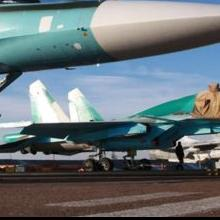
#> input picture 05_local_features/homework/puzzle/su_fighter_shuffle/0.jpg, 220 x 220 px; its folder holds only this picture in this run
$ jupyter execute --allow-errors Patratskii_Maxim_homework_05.ipynb
#> lines starting #> are read from the running program, lines starting #| are printed output that depends on the picture
# Homework 5

# Задача №1 - Можете ли вы отличить сорняки от рассады?

Теперь приступим к задаче классификации на картинках. Реализуйте программу, которая определяет тип рассады на изображении.

Для того, чтобы определить характерные особенности каждого типа рассады, у вас есть train. Train это папка, в которой картинки уже классифицированы и лежат в соответствующих папках. Исходя из этой информации можете найти признаки, присущие конкретному растению.

Проверка вашего решения будет на происходить на test. В папке test уже нет метки класса для каждой картинки.

[Ссылка на Яндекс-диск](https://yadi.sk/d/0Zzp0klXT0iRmA), все картинки тут.

Примеры изображений для теста:
<table><tr>
    <td>  </td>
    <td>  </td>
    <td>  </td>
</tr></table>

[cell 1]
import cv2
import os
from tqdm.notebook import tqdm
import numpy as np
import matplotlib.pyplot as plt

from sklearn.metrics import accuracy_score
from sklearn.svm import SVC
from sklearn.ensemble import RandomForestClassifier

from typing import List, Any, Tuple, Union

[cell 2]
# [9 lines left out: function preproc, not called in this run]

[cell 3]
class Descriptor:
    """
    Class with SIFT descriptor calculator
    """
    def __init__(self, hyp_params=None):
        if hyp_params is None:
            hyp_params = dict(
                nfeatures = 150,
                nOctaveLayers = 8,
                contrastThreshold = 0.01,
                edgeThreshold = 10,
                sigma = 4
            )
        self.detector = cv2.SIFT_create(**hyp_params)

    def get_desc(self, img: cv2.Mat) -> Any:
        key_points, desc = self.detector.detectAndCompute(img, None)
        return key_points, desc

[cell 4]
def get_data(data: List, descer: Descriptor) -> Tuple[List, List]:
    X = []
    y = []
    my_descer = Descriptor()
    for img, cls in tqdm(data):
        desc = np.mean(my_descer.get_desc(img)[1], axis=0)
        X += [desc]
        y += [cls]
    return X, y

[cell 5]
test_target =  [
    0, 0, 1, 1, 0, 0, 2, 3, 1, 0, 1, 1, 0, 3, 2, 3, 2, 3, 0, 3, \
    2, 2, 3, 1, 3, 2, 2, 1, 3, 3, 0, 2, 0, 0, 1, 2, 3, 2, 1, 1
] # Hand marked targets to measure score of model

[cell 6]
plants_img = {
    "test": [],
    "train": []
}

#> (the rest of this cell did not finish here and is left out)

[cell 7]
my_descer = Descriptor()
#> (the rest of this cell did not finish here and is left out)

[cell 8]
model_type = "svm"

if model_type == "svm":
    model = SVC()
elif model_type == "tree":
    model = RandomForestClassifier()
else:
    raise ValueError("Incorrect model type")

#> (the rest of this cell did not finish here and is left out)

# Задача №2 - Собери пазл (2.0).

Даны кусочки изображения, ваша задача склеить пазл в исходную картинку.

Условия:
* Дано исходное изображение для проверки, использовать собранное изображение в самом алгоритме нельзя;
* Картинки имеют друг с другом пересечение;
* После разрезки кусочки пазлов не были повернуты или отражены;
* НЕЛЬЗЯ выбрать опорную картинку для сбора пазла, как это было в homework 3
* В процессе проверки решения пазлы могут быть перемешаны, т.е. порядок пазлов в проверке может отличаться от исходного

Изображения расположены по [ссылке](https://disk.yandex.ru/d/XtpawH1sV9UDlg).

Примеры изображений:

<table><tr>
    <td>  </td>
    <td>  </td>
    <td>  </td>
    <td>  </td>
</tr></table>

## Vizualize puzzles

[cell 9]
def show_parts(img_parts: List) -> None:
    """
    Showing images in given list
    """
    if len(img_parts) == 0:
        return
    elif len(img_parts) == 1:
        plt.imshow(img_parts[0])
        return


    n_cols = int(len(img_parts)**0.5) + 1
    n_rows = len(img_parts) // n_cols + 1
    _, ax = plt.subplots(ncols=n_cols, nrows=n_rows, figsize=(10, 10))

    for i in range(len(img_parts)):
        ax[i // n_cols][i % n_cols].imshow(img_parts[i])
        ax[i // n_cols][i % n_cols].set_axis_off()

    # Turn of the axis on the rest of the subplots
    for i in range(len(img_parts), n_cols*n_rows):
        ax[i // n_cols][i % n_cols].set_axis_off()

    plt.show()

[cell 10]
plane_parts = []
for img_name in os.listdir("puzzle/su_fighter_shuffle/"):
    img = cv2.imread("puzzle/su_fighter_shuffle/"+img_name)
#> img is the input picture: shape (220, 220, 3); mean B, G, R 119.1, 115, 104.9
    img = cv2.cvtColor(img, cv2.COLOR_BGR2RGB)
    plane_parts += [img]

[cell 11]
chine_parts = []
#> (the rest of this cell did not finish here and is left out)

[cell 12]
home_parts = []
#> (the rest of this cell did not finish here and is left out)

[cell 13]
show_parts(plane_parts)

[cell 14]
show_parts(chine_parts)

[cell 15]
show_parts(home_parts)

## Let's start combining those pieces together

[cell 16]
def puzzle_preproc(img: cv2.Mat, prep_type: str = "GRAY") -> cv2.Mat:
    """
    Preprocessing of image
    """
#> called with prep_type = 'GRAY'
    new_img = img.copy()
    if prep_type == "GRAY":
        new_img = cv2.cvtColor(new_img, cv2.COLOR_RGB2GRAY)
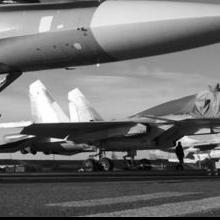
#> new_img: shape (220, 220); min 0, max 255, mean 112.5
    return new_img

[cell 17]
class Matcher:
    def __init__(self, matcher_type: str = "BF", ratio_thresh:float = 0.7):
        """ Saving matchers """
        FLANN_INDEX_KDTREE = 2
        index_params = dict(algorithm=FLANN_INDEX_KDTREE, trees=5)
        search_params = dict(checks=100)

        self.matcher_type=matcher_type

        if self.matcher_type == "FLANN":
            self.matcher = cv2.FlannBasedMatcher(index_params, search_params)
        elif self.matcher_type == "BF":
            self.matcher = cv2.BFMatcher(cv2.NORM_L1, crossCheck=False)
        else:
            raise ValueError("incorrect mathcer type")


        self.ratio_thresh = ratio_thresh

    # [31 lines left out: functions get_good_matches, get_good_points, not called in this run]

[cell 18]
class Sticher:
    def __init__(
        self,
        max_iter:Union[int, None] = None,
        prep_type:str = "GRAY",
        ratio_thresh: float = 0.6,
        point_count:int = 1,
        hyp_params: Union[dict, None] = None
    ):
        self.matcher = Matcher(matcher_type="BF", ratio_thresh=ratio_thresh)
        self.descer = Descriptor(hyp_params)

        self.max_iter = max_iter
        self.point_count = point_count
        self.prep_type = prep_type

    # [48 lines left out: function stich2picies, not called in this run]

    def stich_pieces(self, pieces: List) -> Tuple[cv2.Mat, List, List]:
        """
        Solving a given puzzle
        """
        base_img = puzzle_preproc(pieces[0], prep_type=self.prep_type)
        pieces = np.delete(pieces, 0, axis=0)
#> pieces = empty array

        curr_iter = 0
        history = [base_img]

        if self.max_iter is None:
            self.max_iter = len(pieces)
#> self.max_iter = 0

        with tqdm(total=max(self.max_iter, len(pieces))) as pbar:
            while len(pieces) != 0 and curr_iter < self.max_iter:
                kp_base, desc_base = self.descer.get_desc(base_img)
                kp_part, desc_part = None, None
                choosen_idx = None
                part_img = None
                good_matches = []

                for tmp_idx in range(len(pieces)):
                    tmp_img = puzzle_preproc(pieces[tmp_idx], prep_type=self.prep_type)
                    kp_part, desc_part = self.descer.get_desc(tmp_img)
                    good_matches = self.matcher.get_good_matches(desc_base, desc_part)

                    if len(good_matches) >= self.point_count:
                        choosen_idx = tmp_idx
                        part_img = tmp_img
                        break

                # print("MATCHES_LEN", len(good_matches))
                if part_img is None:
                    curr_iter += 1
                    pbar.update(1)
                    continue

                good_points = self.matcher.get_good_points(
                    kp_base, kp_part, good_matches
                )

                x1, y1, x2, y2 = good_points[0]

                base_img = self.stich2picies(
                    base_img, np.array([y1, x1], dtype=np.int16),
                    part_img, np.array([y2, x2], dtype=np.int16)
                )
                history += [base_img]
                pieces = np.delete(pieces, choosen_idx, axis=0)

                curr_iter += 1
                pbar.update(1)

        return base_img, history, pieces

[cell 19]
hyp_params = dict(
    nfeatures = 250,
    nOctaveLayers = 3,
    contrastThreshold = 0.01,
    edgeThreshold = 5,
    sigma = 4
)

ratio_thresh = 0.3
point_count = 1

sticher = Sticher(
    ratio_thresh=ratio_thresh,
    point_count=point_count,
    hyp_params=hyp_params
)
#> (the rest of this cell did not finish here and is left out)

[cell 20]
hyp_params = dict(
    nfeatures = 450,
    nOctaveLayers = 25,
    contrastThreshold = 0.01,
    edgeThreshold = 10,
    sigma = 3.9
)

ratio_thresh = 0.3
point_count = 1

sticher = Sticher(
    ratio_thresh=ratio_thresh,
    point_count=point_count,
    hyp_params=hyp_params
)
#> (the rest of this cell did not finish here and is left out)

[cell 21]
hyp_params = dict(
    nfeatures = 550,
    nOctaveLayers = 65,
    contrastThreshold = 0.001,
    edgeThreshold = 20,
    sigma = 3
)

ratio_thresh = 0.5
point_count = 2

sticher = Sticher(
    # max_iter=30,
    prep_type="",
    ratio_thresh=ratio_thresh,
    point_count=point_count,
    hyp_params=hyp_params
)

$ run again, on 05_local_features/homework/puzzle/su_fighter_shuffle/1.jpg
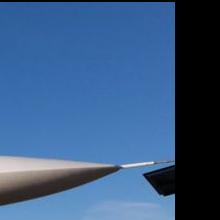
#> input picture 05_local_features/homework/puzzle/su_fighter_shuffle/1.jpg, 220 x 220 px
#> img is the input picture: shape (220, 220, 3); mean B, G, R 131.5, 90.3, 57
#> in puzzle_preproc, `new_img = cv2.cvtColor(new_img, cv2.COLOR_RGB2GRAY)`:
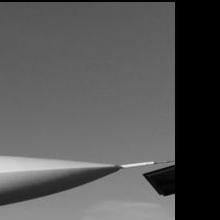
#> new_img: shape (220, 220); min 0, max 245, mean 85
#> pieces = empty array
#> self.max_iter = 0

$ run again, on 05_local_features/homework/puzzle/su_fighter_shuffle/2.jpg
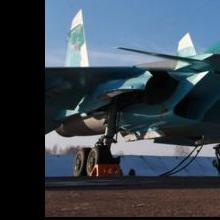
#> input picture 05_local_features/homework/puzzle/su_fighter_shuffle/2.jpg, 220 x 220 px
#> img is the input picture: shape (220, 220, 3); mean B, G, R 79.6, 69.1, 58.5
#> in puzzle_preproc, `new_img = cv2.cvtColor(new_img, cv2.COLOR_RGB2GRAY)`:
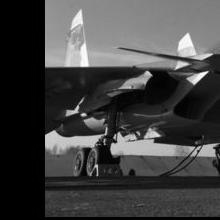
#> new_img: shape (220, 220); min 0, max 255, mean 67.2
#> pieces = empty array
#> self.max_iter = 0

$ run again, on 05_local_features/homework/puzzle/su_fighter_shuffle/3.jpg
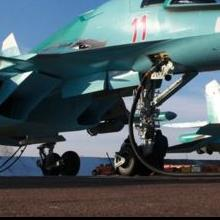
#> input picture 05_local_features/homework/puzzle/su_fighter_shuffle/3.jpg, 220 x 220 px
#> img is the input picture: shape (220, 220, 3); mean B, G, R 99.1, 93.7, 79.1
#> in puzzle_preproc, `new_img = cv2.cvtColor(new_img, cv2.COLOR_RGB2GRAY)`:
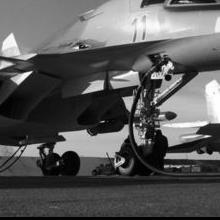
#> new_img: shape (220, 220); min 0, max 255, mean 90
#> pieces = empty array
#> self.max_iter = 0
